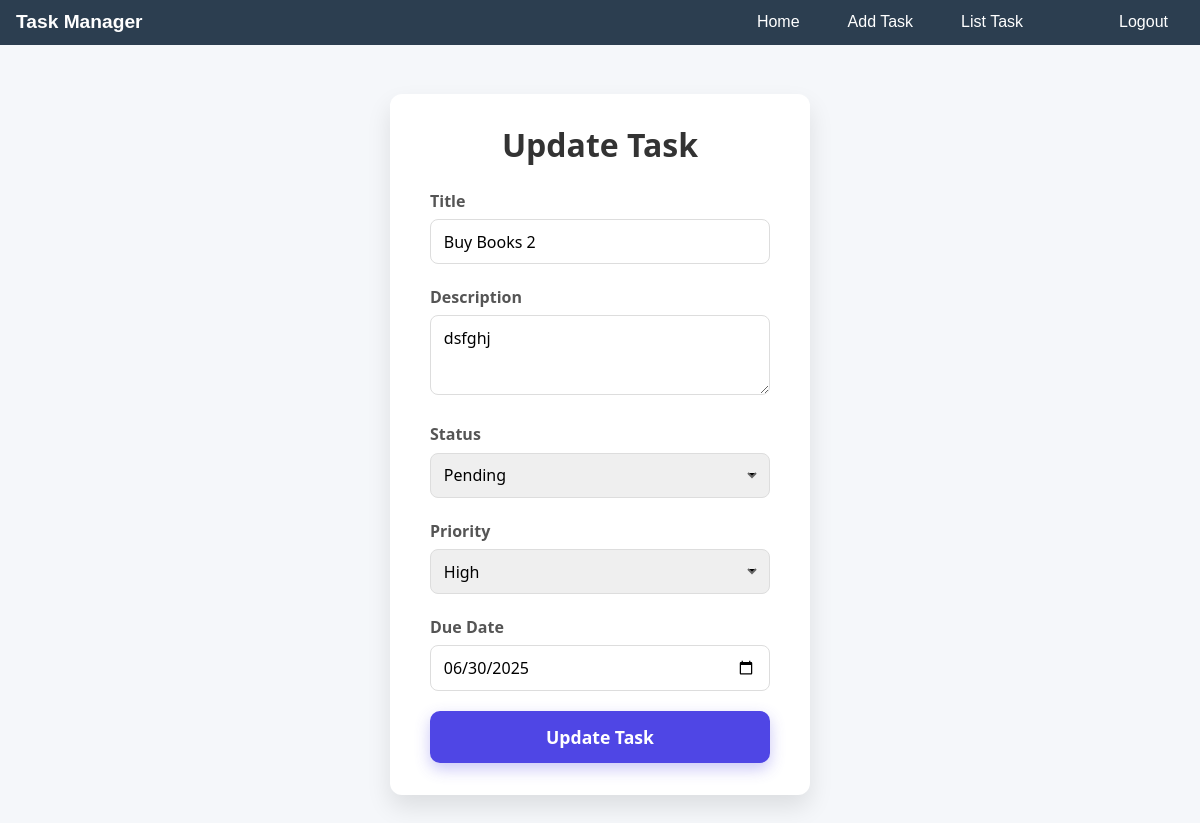
The page /updateTask/7/ (signed in) on the database its author committed.
### taskManagerApp/models.py (models this page shows)
class TaskModel(models.Model):
    user = models.ForeignKey(CustomUserModel,on_delete=models.CASCADE,  null=True)
    TaskTitle = models.CharField(max_length=200, null=True)
    TaskDescription = models.TextField(max_length=200, null=True)
    TaskPriority = models.CharField(max_length=50, null=True)
    TaskStatus = models.CharField(max_length=50, null=True)
    TaskDueDate = models.DateField(null=True)
    create_at = models.DateTimeField(auto_now_add=True, null=True)

### taskManagerApp/views.py (the view, shortened to what this page needs)
# urls.py: path('updateTask/<str:id>/',updateTask, name='updateTask'),
@login_required
def updateTask(request, id):
    taskupdate = TaskModel.objects.get(id=id)
    return render(request, 'update_task.html', {'taskupdate': taskupdate})

### taskManagerApp/templates/update_task.html (shortened to what this page needs)
{% extends 'master.html' %}
{% block body %}
<div class="body">
  <form action="" method="POST">
    <h2>Update Task</h2>
    <label for="todoTitle">Title</label>
    <input type="text" id="todoTitle" name="todoTitle" value="{{ taskupdate.TaskTitle }}" placeholder="Enter title" required />
    <label for="todoDescription">Description</label>
    <textarea id="todoDescription" name="todoDescription" placeholder="Enter description" required>{{ taskupdate.TaskDescription }}</textarea>
    <label for="todoStatus">Status</label>
    <select id="todoStatus" name="todoStatus" required>
      <option value="pending" {% if taskupdate.TaskStatus == "pending" %}selected{% endif %}>Pending</option>
    </select>
    <label for="todoPriority">Priority</label>
    <select id="todoPriority" name="todoPriority" required>
      <option value="high" {% if taskupdate.TaskPriority == "high" %}selected{% endif %}>High</option>
    </select>
    <label for="todoDueDate">Due Date</label>
    <input type="date" id="todoDueDate" name="todoDueDate" value="{{ taskupdate.TaskDueDate|date:'Y-m-d' }}" required />
    <button type="submit">Update Task</button>
  </form>
</div>
{% endblock body %}

### taskManagerApp/templates/master.html (style rules this page uses)
body { margin: 0; font-family: Arial, sans-serif; }

### taskManagerApp/templates/update_task.html (style rules this page uses)
* { box-sizing: border-box; }
.body { font-family: 'Segoe UI', Tahoma, Geneva, Verdana, sans-serif; background: #f5f7fa; display: flex; justify-content: center; align-items: center; height: 100vh; margin: 0; }
form { background: #fff; padding: 2rem 2.5rem; border-radius: 12px; box-shadow: 0 12px 25px rgba(0,0,0,0.1); max-width: 420px; width: 100%; }
h2 { margin-bottom: 1.5rem; font-weight: 700; color: #333; text-align: center; }
label { display: block; font-weight: 600; margin-bottom: 0.4rem; color: #555; }
input[type="text"], textarea, select, input[type="date"] { width: 100%; padding: 0.6rem 0.8rem; margin-bottom: 1.3rem; border-radius: 8px; border: 1.8px solid #ddd; font-size: 1rem; transition: border-color 0.3s ease; font-family: inherit; }
textarea { resize: vertical; min-height: 80px; }
select { appearance: none; background-repeat: no-repeat; background-position: right 12px center; background-size: 10px 7px; cursor: pointer; }
button { width: 100%; padding: 0.8rem; background-color: #4f46e5; color: white; font-size: 1.1rem; font-weight: 700; border: none; border-radius: 10px; cursor: pointer; transition: background-color 0.3s ease; box-shadow: 0 6px 15px rgba(79, 70, 229, 0.3); }

### rows shown on the page
TaskModel: todoTitle "Buy Books 2", todoDescription "dsfghj", todoStatus "Pending", todoPriority "High", todoDueDate "06/30/2025"
